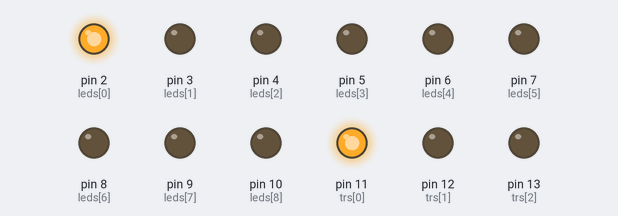
The sketch below on a simulated Arduino Uno, built with avr-gcc and run on an emulated ATmega328P. On the bench: output pins drawn as LEDs (lit = HIGH).

Above: at 0.07 s.
At 0.67 s:
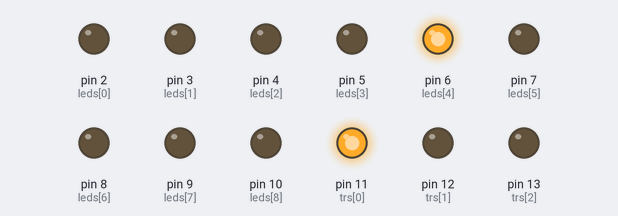
At 1.27 s:
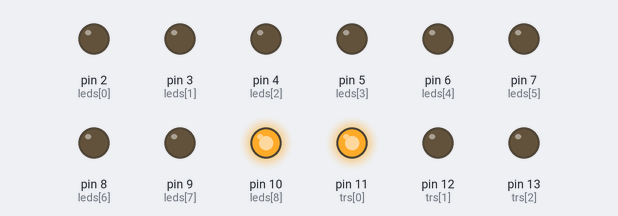
At 2.62 s:
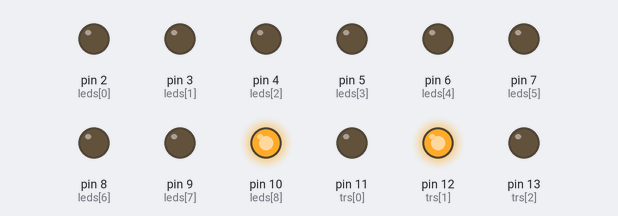
At 3.82 s:
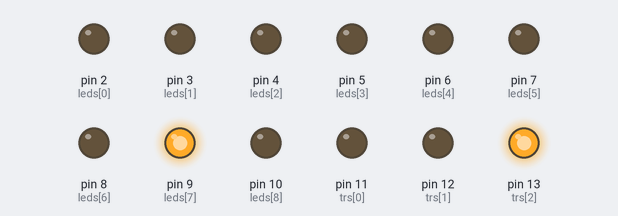
At 5.17 s:
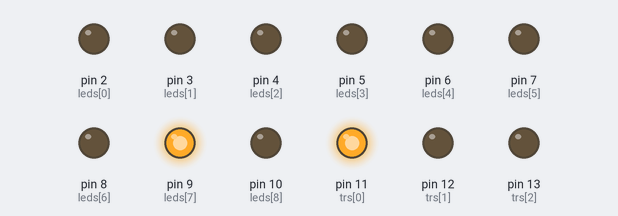
Timing chart, 0 to 5.5 s (numbered marks = the images above):
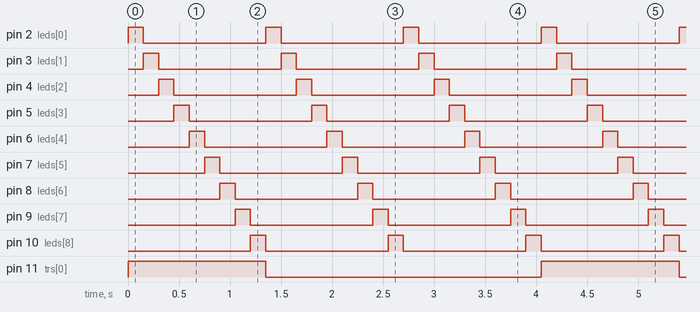

Measured:
- by itself, pin 11 (trs[0]), pin 12 (trs[1]), pin 13 (trs[2]): alternates HIGH for 1.4 s and LOW for 2.7 s
- by itself, pin 2 (leds[0]), pin 3 (leds[1]), pin 4 (leds[2]), pin 5 (leds[3]), pin 6 (leds[4]), pin 7 (leds[5]), pin 8 (leds[6]), pin 9 (leds[7]), pin 10 (leds[8]): alternates HIGH for 0.15 s and LOW for 1.2 s
- by itself, everything shown: repeats every 4.1 s, in 27 steps

The sketch:

3x3x3_isaac.ino
```cpp
//#define ARRAY_SIZE(array) ((sizeof(array))/(sizeof(int)))

int ledWait = 150;
int loopWait = 1;
byte trs[] = {11, 12, 13};
byte leds[] = {2, 3, 4, 5, 6, 7, 8, 9, 10};

void setup()
{
    for (int i = 0; i < sizeof(trs); i ++ )
    {
        pinMode(trs[i], OUTPUT);
        digitalWrite(trs[i], LOW);
    }

    for (int i = 0; i < sizeof(leds); i ++ )
    {
        pinMode(leds[i], OUTPUT);
        digitalWrite(leds[i], LOW);
    }
}

void loop()
{
    for (int j = 0; j < sizeof(trs); j ++ )
    {
        digitalWrite (trs[j], HIGH);
        for (int i = 0; i < sizeof(leds); i ++ )
        {
            digitalWrite(leds[i], HIGH);
            delay(ledWait);
            digitalWrite(leds[i], LOW);
        }
        digitalWrite (trs[j], LOW);
    }
    delay(loopWait);
}
```
